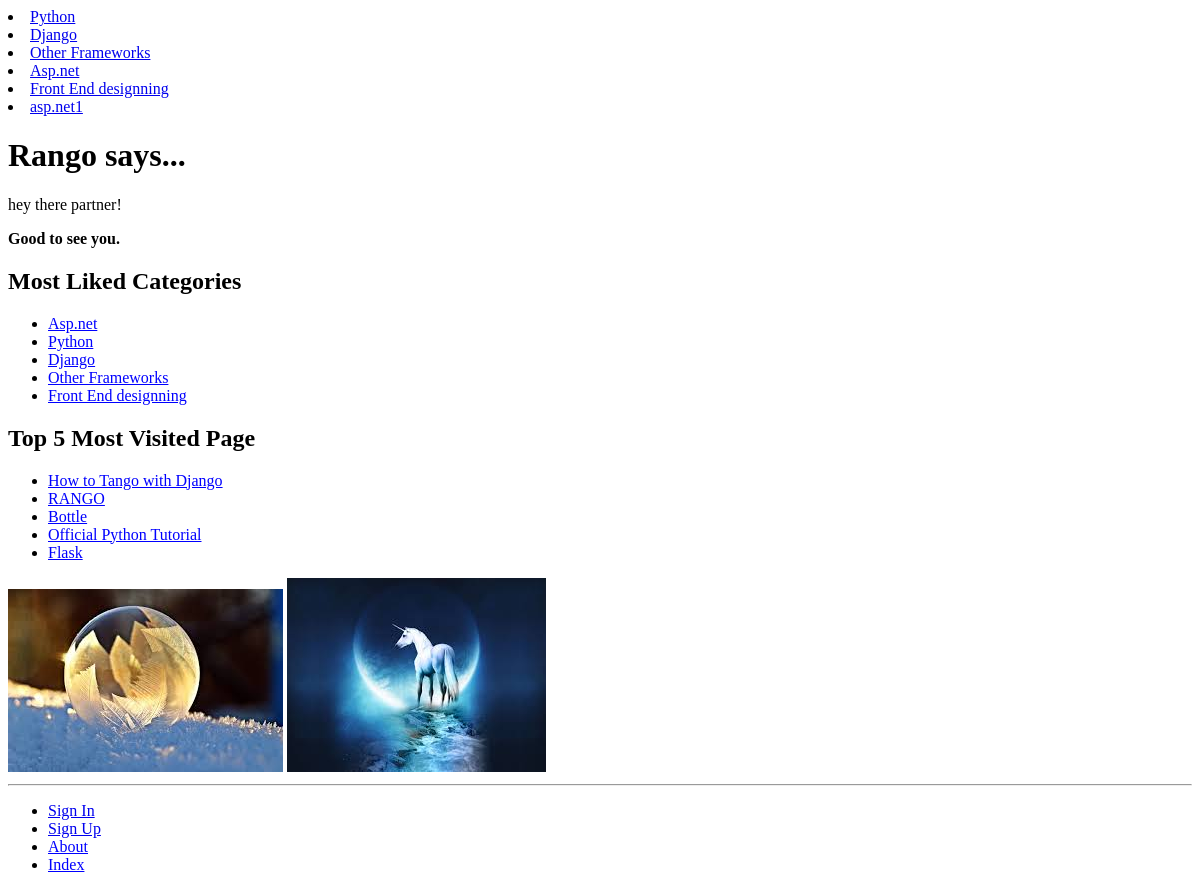
Before: / with the older database file.
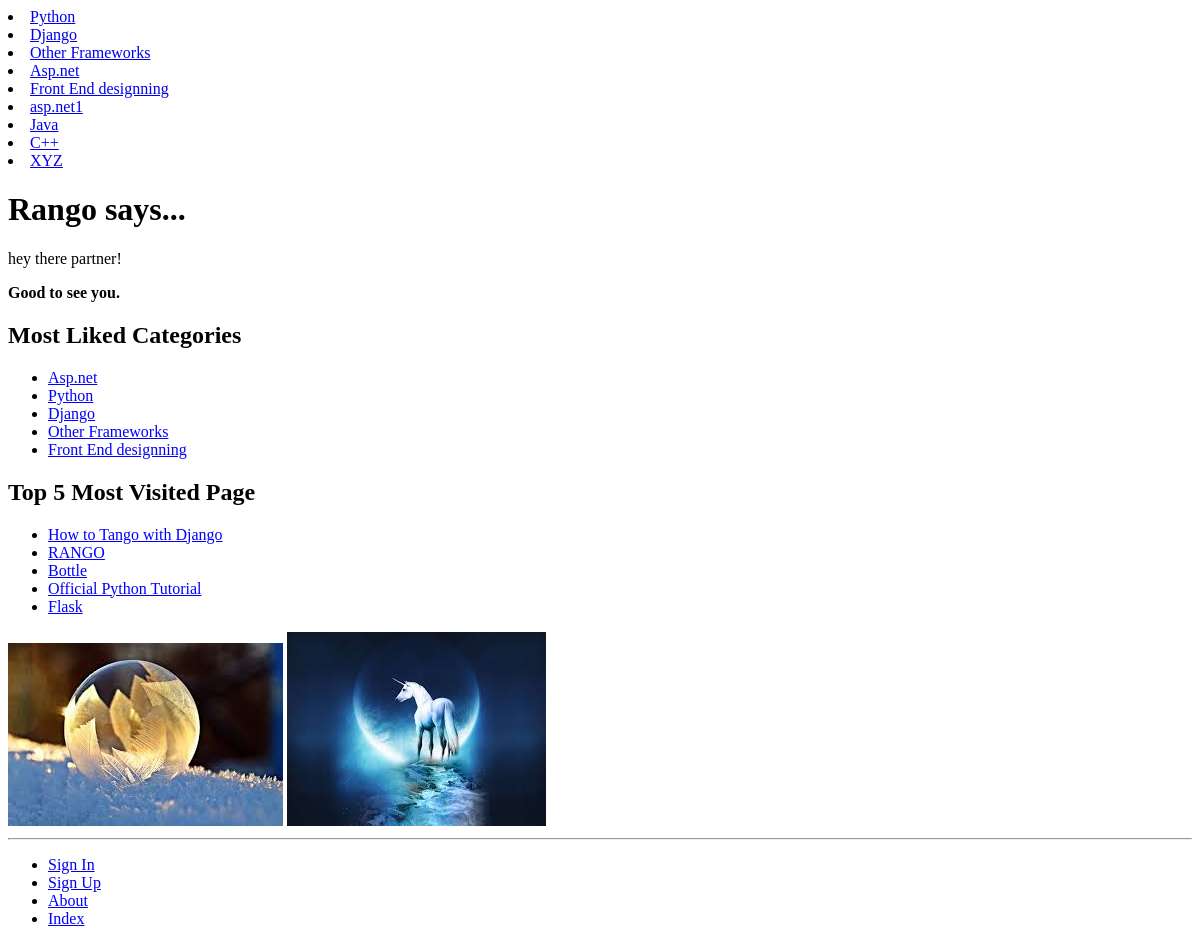
After: the same page with the newer database file.
### rango/models.py (models this page shows, shortened)
class Category(models.Model):
    name = models.CharField(max_length=128, unique=True)
    like = models.IntegerField(default=0)
    views = models.IntegerField(default=0)
    slug = models.SlugField(unique=True)
    class Meta:
        verbose_name_plural = 'Categories'

class Page(models.Model):
    category = models.ForeignKey(Category, on_delete=models.CASCADE)
    title = models.CharField(max_length=128)
    url = models.URLField()
    views = models.IntegerField(default=0)

### rango/views.py (the view)
# urls.py: path('',views.index, name='index'),
def index(request):
    content_dict = {}
    content_dict['dynamicmessage'] = "Good to see you."
    category_list = Category.objects.order_by('-like')[:5]
    content_dict['categories'] = category_list
    page_list = Page.objects.order_by('-views')[:5]
    content_dict['pages'] = page_list
    return render(request, 'rango_t/index.html', context=content_dict)

### rango/templatetags/rango_template_tags.py (called while the page is built)
@register.inclusion_tag('rango_t/cats.html')
def get_category_list(cat=None):
    return {'cats': Category.objects.all()}

### templates/rango_t/index.html (shortened to what this page needs)
{% extends 'rango_t/base.html' %}
{% load staticfiles %}
{% block body_block %}
    <h1>Rango says...</h1>
    <div>
        <p>
            {% if user.is_authenticated %}
            howdy {{ user.username }}!<br/>
        {% else %}
            hey there partner!<br/>
        {% endif %}
        </p>
        <strong>{{ dynamicmessage }}</strong><br />
    </div>
    <div id="categorydisp">
        <p>
            <h2>Most Liked Categories</h2>
        </p>
        <p>
            {% if categories %}
            <ul>
                {% for category in categories %}
                <li>
                        <a href="{% url 'show_category' category.slug %}" style="color:blue"> {{ category.name }} </a>
                </li>
                {% endfor %}
            </ul>
            {% else %}
            <strong>There are no categories present.</strong>
            {% endif %}
        </p>
        <p>
            <h2>Top 5 Most Visited Page</h2>
        </p>
        <p>
            {% if pages %}
            <ul>
                {% for page in pages %}
                <li><a href="{{ page.url }}" style="color:blue">{{ page.title }}</a></li>
                {% endfor %}
            </ul>
            {% else %}
            No Pages to display
            {% endif %}
        </p>
    </div>
    <div id="img">
        <img src="{% static "images/imageIndex.jpg" %}" alt="Water droplet Image" />
        <img src="{{ MEDIA_URL}}unicorn.jpg" alt="Unicorn Image">
    </div>
   {% endblock %}

### templates/rango_t/base.html (shortened to what this page needs)
<!DOCTYPE html>
{% load rango_template_tags %}
{% load staticfiles %}
<head>
</head>
<body>
        <div>
                {% block sidebar_block %}
        {% get_category_list category %}
    {% endblock %}
                </div>
    <div>
        {% block body_block %}
        {% endblock %}
    </div>
    <hr/>
    <div>
        <ul>
                {% if user.is_authenticated %}
                <li><a href="{% url 'restricted' %}">Restricted Page</a></li>
                <li><a href="{% url 'logout' %}">Logout</a></li>
                <li><a href="{% url 'add_category' %}" style="color:blue">Add New Category</a></li>
                {% else %}
                <li><a href="{% url 'login' %}">Sign In</a></li>
                <li><a href="{% url 'register' %}">Sign Up</a></li>
                {% endif %}
                <li><a href="{% url 'about' %}" style="color:blue">About</a></li>
                <li><a href="/" style="color:blue">Index</a></li>
        </ul>
    </div>
</body>
</html>

### templates/rango_t/cats.html
{% for c in cats %}
    {% if c == act_cat %}
<li> <strong>
<a href="{% url 'show_category' c.slug %}">{{ c.name }}</a> </strong>
</li> {% else %}
<li>
<a href="{% url 'show_category' c.slug %}">{{ c.name }}</a>
</li> {% endif %}
{% endfor %}

Changed rows visible on the page:
added Category: name "Java"
added Category: name "C++"
added Category: name "XYZ"
